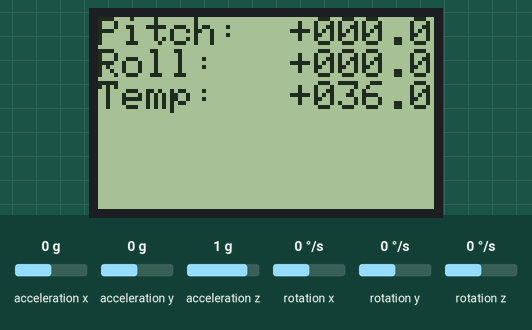
Recording of a sketch running on a simulated Arduino Pro Mini, built with avr-gcc and run on an emulated ATmega328P. Parts: 84×48 one-colour display. Wiring (inferred from the names in the program): MPU-6050 motion sensor at I2C address 0x68. The inputs (shaded band) are chosen by the test bench; at power-on: acceleration x 0 g, rotation x 0 °/s, acceleration y 0 g, acceleration z 1 g, rotation y 0 °/s, rotation z 0 °/s. The display library's start-up logo is not drawn.

Above: at 16.9 s.
17.0 s: acceleration x set to -1.4 g
At 17.23 s:
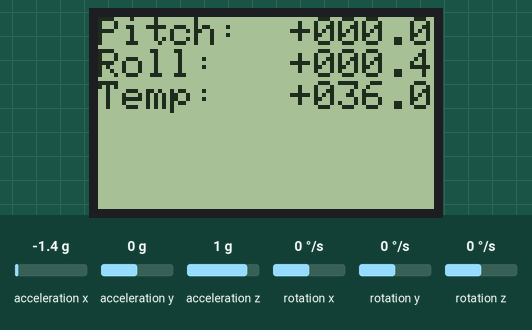
18.6 s: acceleration x set to 0 g
At 19.0 s:
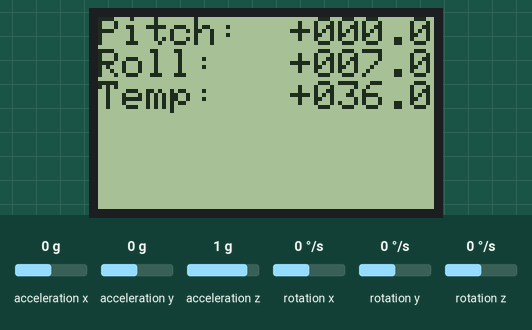
20.4 s: rotation x set to -192 °/s
At 20.57 s:
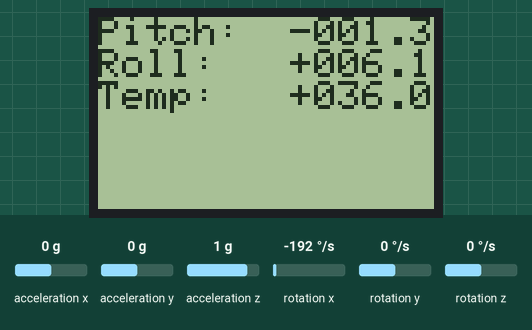
22.0 s: acceleration y set to -1.4 g
At 22.2 s:
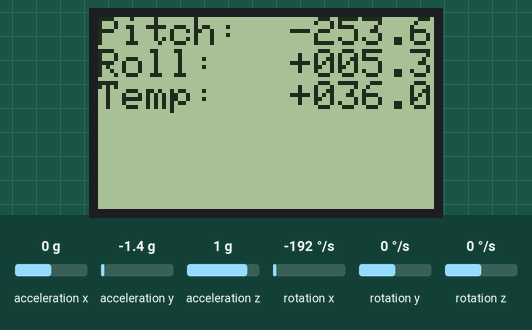

Measured:
- after the input at 17.0 s, the display: changes after 0.19 s (image 1)

The sketch:

MPU-6050_IMU_Nokia5110.ino
```cpp
///////////////////////////////////////////////////////////////////////////////////////
/*Terms of use
///////////////////////////////////////////////////////////////////////////////////////
//THE SOFTWARE IS PROVIDED "AS IS", WITHOUT WARRANTY OF ANY KIND, EXPRESS OR
//IMPLIED, INCLUDING BUT NOT LIMITED TO THE WARRANTIES OF MERCHANTABILITY,
//FITNESS FOR A PARTICULAR PURPOSE AND NONINFRINGEMENT. IN NO EVENT SHALL THE
//AUTHORS OR COPYRIGHT HOLDERS BE LIABLE FOR ANY CLAIM, DAMAGES OR OTHER
//LIABILITY, WHETHER IN AN ACTION OF CONTRACT, TORT OR OTHERWISE, ARISING FROM,
//OUT OF OR IN CONNECTION WITH THE SOFTWARE OR THE USE OR OTHER DEALINGS IN
//THE SOFTWARE.


///////////////////////////////////////////////////////////////////////////////////////
//Support
///////////////////////////////////////////////////////////////////////////////////////
Website: http://www.brokking.net/imu.html
Youtube: https://youtu.be/4BoIE8YQwM8
Version: 1.0 (May 5, 2016)

///////////////////////////////////////////////////////////////////////////////////////
//Connections
///////////////////////////////////////////////////////////////////////////////////////
Power (5V) is provided to the Arduino pro mini by the FTDI programmer

Gyro - Arduino pro mini
VCC  -  5V
GND  -  GND
SDA  -  A4
SCL  -  A5

display.  - Arduino pro mini
VCC  -  5V
GND  -  GND
SDA  -  A4
SCL  -  A5
*//////////////////////////////////////////////////////////////////////////////////////

#include <Wire.h>
#include <SPI.h>
#include <Adafruit_GFX.h>
#include <Adafruit_PCD8544.h>

//// Software SPI (slower updates, more flexible pin options):
//// pin 13 - Serial clock out (SCLK)
//// pin 11 - Serial data out (DIN)
//// pin 5 - Data/Command select (D/C)
//// pin 7 - display chip select (CS)
//// pin 6 - display reset (RST)

Adafruit_PCD8544 display = Adafruit_PCD8544(13, 11, 5, 7, 6);

//Declaring some global variables
int gyro_x, gyro_y, gyro_z;
long acc_x, acc_y, acc_z, acc_total_vector;
int temperature;
long gyro_x_cal, gyro_y_cal, gyro_z_cal, tmp_cal;
long loop_timer, display_timer;
int lcd_loop_counter;
float angle_pitch, angle_roll;
int angle_pitch_buffer, angle_roll_buffer, tmp_buffer;
boolean set_gyro_angles;
float angle_roll_acc, angle_pitch_acc;
float angle_pitch_output, angle_roll_output;
int fontSizeHeight = 8;
int fontSizeWidth = 6;
int dataOffset = 8;
int calibrationOffset = 13;
byte shadowPitchValues[4] = {0};
byte shadowRollValues[4] = {0};
char shadowPitchSign = '+';
char shadowRollSign = '+';

void setup_mpu_6050_registers(){
  //Activate the MPU-6050
  Wire.beginTransmission(0x68);                                        //Start communicating with the MPU-6050
  Wire.write(0x6B);                                                    //Send the requested starting register
  Wire.write(0x00);                                                    //Set the requested starting register
  Wire.endTransmission();                                              //End the transmission
  //Configure the accelerometer (+/-8g)
  Wire.beginTransmission(0x68);                                        //Start communicating with the MPU-6050
  Wire.write(0x1C);                                                    //Send the requested starting register
  Wire.write(0x10);                                                    //Set the requested starting register
  Wire.endTransmission();                                              //End the transmission
  //Configure the gyro (500dps full scale)
  Wire.beginTransmission(0x68);                                        //Start communicating with the MPU-6050
  Wire.write(0x1B);                                                    //Send the requested starting register
  Wire.write(0x08);                                                    //Set the requested starting register
  Wire.endTransmission();                                              //End the transmission
}

void setup_nokia_5110_lcd()
{
  pinMode(9, OUTPUT);                                                  // Turn on Nokia5110 LCD backlight
  digitalWrite(9, LOW);

  display.begin();
  display.setContrast(50);
  display.display();                                                   // Show splashscreen
  delay(3000);
  display.clearDisplay();                                              // Clear the screen and buffer

  display.setTextSize(1);
  display.setTextColor(BLACK, WHITE);
  display.setCursor(0,0);                                              //Set the display. cursor to position to position 0,0
  display.print("MPU-6050 IMU");                                       //Print text to screen
  display.setCursor(0,fontSizeHeight);                                 //Set the display. cursor to position to position 0,1
  display.print("V1.0");                                               //Print text to screen
  display.display();
  delay(3000);                                                         //Delay 1.5 second to display the text
  display.clearDisplay();                                              //Clear the display.
}

void calibrate_imu()
{
  display.setCursor(0,0);                                              //Set the display. cursor to position to position 0,0
  display.print("Calibrating: ");                                      //Print text to screen
  int count = 8;
  for (int cal_int = 0; cal_int < 2000 ; cal_int ++){                  //Run this code 2000 times
    if(cal_int % 250 == 0)
    {
      display.setCursor(calibrationOffset*fontSizeWidth,0);
      count--;                                                         //Set count on the display. Every 250 readings
      display.print(count);
      display.display();
    }
    read_mpu_6050_data();                                              //Read the raw acc and gyro data from the MPU-6050
    gyro_x_cal += gyro_x;                                              //Add the gyro x-axis offset to the gyro_x_cal variable
    gyro_y_cal += gyro_y;                                              //Add the gyro y-axis offset to the gyro_y_cal variable
    gyro_z_cal += gyro_z;                                              //Add the gyro z-axis offset to the gyro_z_cal variable
    tmp_cal += temperature;                                             //Add the temperature offset to tmp_cal variable
    delay(3);                                                          //Delay 3us to simulate the 250Hz program loop
  }
  gyro_x_cal /= 2000;                                                  //Divide the gyro_x_cal variable by 2000 to get the avarage offset
  gyro_y_cal /= 2000;                                                  //Divide the gyro_y_cal variable by 2000 to get the avarage offset
  gyro_z_cal /= 2000;                                                  //Divide the gyro_z_cal variable by 2000 to get the avarage offset
  tmp_cal /= 2000;
}

void prepare_lcd_data()
{
  display.clearDisplay();                                              //Clear the display.
  display.setCursor(0,0);                                              //Set the display. cursor to position to position 0,0
  display.print("Pitch:");                                             //Print Pitch text to screen
  display.setCursor(0,fontSizeHeight);                                 //Set the display. cursor to position to position 0,1
  display.print("Roll:");                                              //Print Roll text to screen
  display.setCursor(0,fontSizeHeight*2);                               //Set the display. cursor to position to position 0,1
  display.print("Temp:");
  display.display();
  loop_timer = micros();                                               //Reset the loop timer
}

void read_mpu_6050_data(){                                             //Subroutine for reading the raw gyro and accelerometer data
  Wire.beginTransmission(0x68);                                        //Start communicating with the MPU-6050
  Wire.write(0x3B);                                                    //Send the requested starting register
  Wire.endTransmission();                                              //End the transmission
  Wire.requestFrom(0x68,14);                                           //Request 14 bytes from the MPU-6050
  while(Wire.available() < 14);                                        //Wait until all the bytes are received
  acc_x = Wire.read()<<8|Wire.read();                                  //Add the low and high byte to the acc_x variable
  acc_y = Wire.read()<<8|Wire.read();                                  //Add the low and high byte to the acc_y variable
  acc_z = Wire.read()<<8|Wire.read();                                  //Add the low and high byte to the acc_z variable
  temperature = Wire.read()<<8|Wire.read();                            //Add the low and high byte to the temperature variable
  gyro_x = Wire.read()<<8|Wire.read();                                 //Add the low and high byte to the gyro_x variable
  gyro_y = Wire.read()<<8|Wire.read();                                 //Add the low and high byte to the gyro_y variable
  gyro_z = Wire.read()<<8|Wire.read();                                 //Add the low and high byte to the gyro_z variable
}

void setup() {
  Wire.begin();                                                        //Start I2C as master
  setup_mpu_6050_registers();                                          //Setup the registers of the MPU-6050 (500dfs / +/-8g) and start the gyro
  setup_nokia_5110_lcd();
  calibrate_imu();
  prepare_lcd_data();
}
void write_display(){                                                  //Subroutine for writing the display.

  //To get a 250Hz program loop (4us) it's only possible to write one character per loop
  //Writing multiple characters is taking to much time
  if(lcd_loop_counter == 21)
  {
    display.display();
    lcd_loop_counter = 0;                                             // Reset the counter after 14 characters
  }

  lcd_loop_counter++;                                                 // Increase the counter

  if(lcd_loop_counter == 1){
    angle_pitch_buffer = angle_pitch_output * 10;        // Buffer the pitch angle because it will change
    display.setCursor(fontSizeWidth*dataOffset,0);                // Set the position of the cursor to the data position
  }

  if(lcd_loop_counter == 2){
      if(angle_pitch_buffer < 0)
      {
        shadowPitchSign = '-';                                        //Print - if value is negative
      }
      else
      {
        shadowPitchSign = '+';                                        //Print + if value is negative
      }

      display.print(shadowPitchSign);
  }

  if(lcd_loop_counter == 3)
  {
    shadowPitchValues[0] = abs(angle_pitch_buffer)/1000;
    display.print(shadowPitchValues[0]);                             //Print first number
  }
  if(lcd_loop_counter == 4)
  {
    shadowPitchValues[1] = (abs(angle_pitch_buffer)/100)%10;
    display.print(shadowPitchValues[1]);                            //Print second number
  }
  if(lcd_loop_counter == 5)
  {
    shadowPitchValues[2] = (abs(angle_pitch_buffer)/10)%10;
    display.print(shadowPitchValues[2]);                            //Print third number
  }
  if(lcd_loop_counter == 6)
  {
    display.print(".");                                             //Print decimal point
  }
  if(lcd_loop_counter == 7)
  {
    shadowPitchValues[3] = (abs(angle_pitch_buffer))%10;
    display.print(shadowPitchValues[3]);                            //Print fourth number
  }

  if(lcd_loop_counter == 8){
    angle_roll_buffer = angle_roll_output*10;
    display.setCursor(fontSizeWidth*dataOffset,fontSizeHeight);     // Set the position of the cursor to the data position
  }

  if(lcd_loop_counter == 9){
    if(angle_roll_buffer < 0)
    {
      shadowRollSign = '-';                                         //Print - if value is negative
    }
    else
    {
      shadowRollSign = '+';                                         //Print + if value is negative
    }
    display.print(shadowRollSign);
  }

  if(lcd_loop_counter == 10)
  {
    shadowRollValues[0] = abs(angle_roll_buffer)/1000;
    display.print(shadowRollValues[0]);                             //Print first roll number
  }

  if(lcd_loop_counter == 11)
  {
    shadowRollValues[1] = (abs(angle_roll_buffer)/100)%10;
    display.print(shadowRollValues[1]);                             //Print second number
  }

  if(lcd_loop_counter == 12)
  {
    shadowRollValues[2] = (abs(angle_roll_buffer)/10)%10;
    display.print(shadowRollValues[2]);                             //Print third number
  }

  if(lcd_loop_counter == 13)
  {
    display.print(".");                                             //Print decimal point
  }

  if(lcd_loop_counter == 14)
  {
    shadowRollValues[3] = abs(angle_roll_buffer)%10;
    display.print(shadowRollValues[3]);                             //Print fourth number
  }

  if(lcd_loop_counter == 15){
    // According to the datasheet:
    // 340 per degrees Celsius, -512 at 35 degrees.
    // At 0 degrees: -521 - (340 * 35) = -12421
    tmp_buffer = (temperature + 12421)/340;                     // Datasheet calculation: divide by 340 and add offset 35
    display.setCursor(fontSizeWidth*dataOffset,fontSizeHeight*2);     // Set the position of the cursor to the data position
  }

  if(lcd_loop_counter == 16){
    if(tmp_buffer < 0)
    {
      display.print('-');                                         //Print - if value is negative
    }
    else
    {
      display.print('+');                                          //Print + if value is negative
    }
  }

  if(lcd_loop_counter == 17)
  {
    display.print((abs(tmp_buffer)/100)%10);                         //Print first roll number
  }

  if(lcd_loop_counter == 18)
  {
    display.print((abs(tmp_buffer)/10)%10);                          //Print second number
  }

  if(lcd_loop_counter == 19)
  {
    display.print(abs(tmp_buffer)%10);                             //Print second number
  }

  if(lcd_loop_counter == 20)
  {
    display.print(".");                                           //Print decimal point
  }

  if(lcd_loop_counter == 21)
  {
    display.print((abs(tmp_buffer)*10)%10);                       //Print fourth number
  }
}

void loop(){

  read_mpu_6050_data();                                                //Read the raw acc and gyro data from the MPU-6050

  gyro_x -= gyro_x_cal;                                                //Subtract the offset calibration value from the raw gyro_x value
  gyro_y -= gyro_y_cal;                                                //Subtract the offset calibration value from the raw gyro_y value
  gyro_z -= gyro_z_cal;                                                //Subtract the offset calibration value from the raw gyro_z value
  temperature -= tmp_cal;                                               //Subtract the offset calibration value from the raw temperature value

  //Gyro angle calculations
  //0.0000611 = 1 / (250Hz / 65.5)
  angle_pitch += gyro_x * 0.0000611;                                   //Calculate the traveled pitch angle and add this to the angle_pitch variable
  angle_roll += gyro_y * 0.0000611;                                    //Calculate the traveled roll angle and add this to the angle_roll variable

  //0.000001066 = 0.0000611 * (3.142(PI) / 180degr) The Arduino sin function is in radians
  angle_pitch += angle_roll * sin(gyro_z * 0.000001066);               //If the IMU has yawed transfer the roll angle to the pitch angel
  angle_roll -= angle_pitch * sin(gyro_z * 0.000001066);               //If the IMU has yawed transfer the pitch angle to the roll angel

  //Accelerometer angle calculations
  acc_total_vector = sqrt((acc_x*acc_x)+(acc_y*acc_y)+(acc_z*acc_z));  //Calculate the total accelerometer vector
  //57.296 = 1 / (3.142 / 180) The Arduino asin function is in radians
  angle_pitch_acc = asin((float)acc_y/acc_total_vector)* 57.296;       //Calculate the pitch angle
  angle_roll_acc = asin((float)acc_x/acc_total_vector)* -57.296;       //Calculate the roll angle

  //Place the MPU-6050 spirit level and note the values in the following two lines for calibration
  angle_pitch_acc -= 0.0;                                              //Accelerometer calibration value for pitch
  angle_roll_acc -= 0.0;                                               //Accelerometer calibration value for roll

  if(set_gyro_angles){                                                 //If the IMU is already started
    angle_pitch = angle_pitch * 0.9996 + angle_pitch_acc * 0.0004;     //Correct the drift of the gyro pitch angle with the accelerometer pitch angle
    angle_roll = angle_roll * 0.9996 + angle_roll_acc * 0.0004;        //Correct the drift of the gyro roll angle with the accelerometer roll angle
  }
  else{                                                                //At first start
    angle_pitch = angle_pitch_acc;                                     //Set the gyro pitch angle equal to the accelerometer pitch angle
    angle_roll = angle_roll_acc;                                       //Set the gyro roll angle equal to the accelerometer roll angle
    set_gyro_angles = true;                                            //Set the IMU started flag
  }

  //To dampen the pitch and roll angles a complementary filter is used
  angle_pitch_output = angle_pitch_output * 0.9 + angle_pitch * 0.1;   //Take 90% of the output pitch value and add 10% of the raw pitch value
  angle_roll_output = angle_roll_output * 0.9 + angle_roll * 0.1;      //Take 90% of the output roll value and add 10% of the raw roll value

  write_display();                                                     //Write the roll and pitch values to the display

  while(micros() - loop_timer < 4000);                                 //Wait until the loop_timer reaches 4000us (250Hz) before starting the next loop
  loop_timer = micros();                                               //Reset the loop timer
}
```
